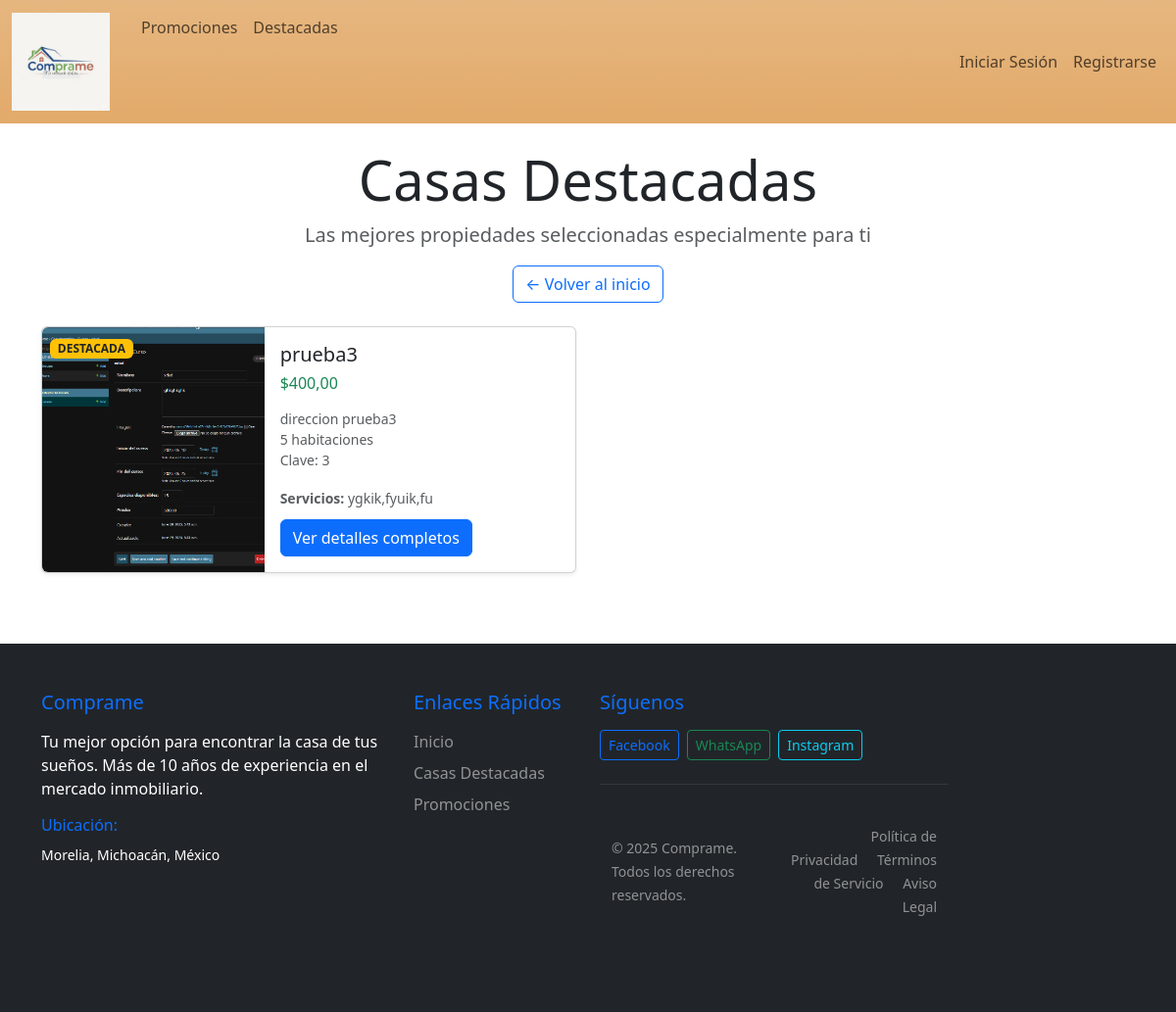
Before: /casas-destacadas/ with the older database file.
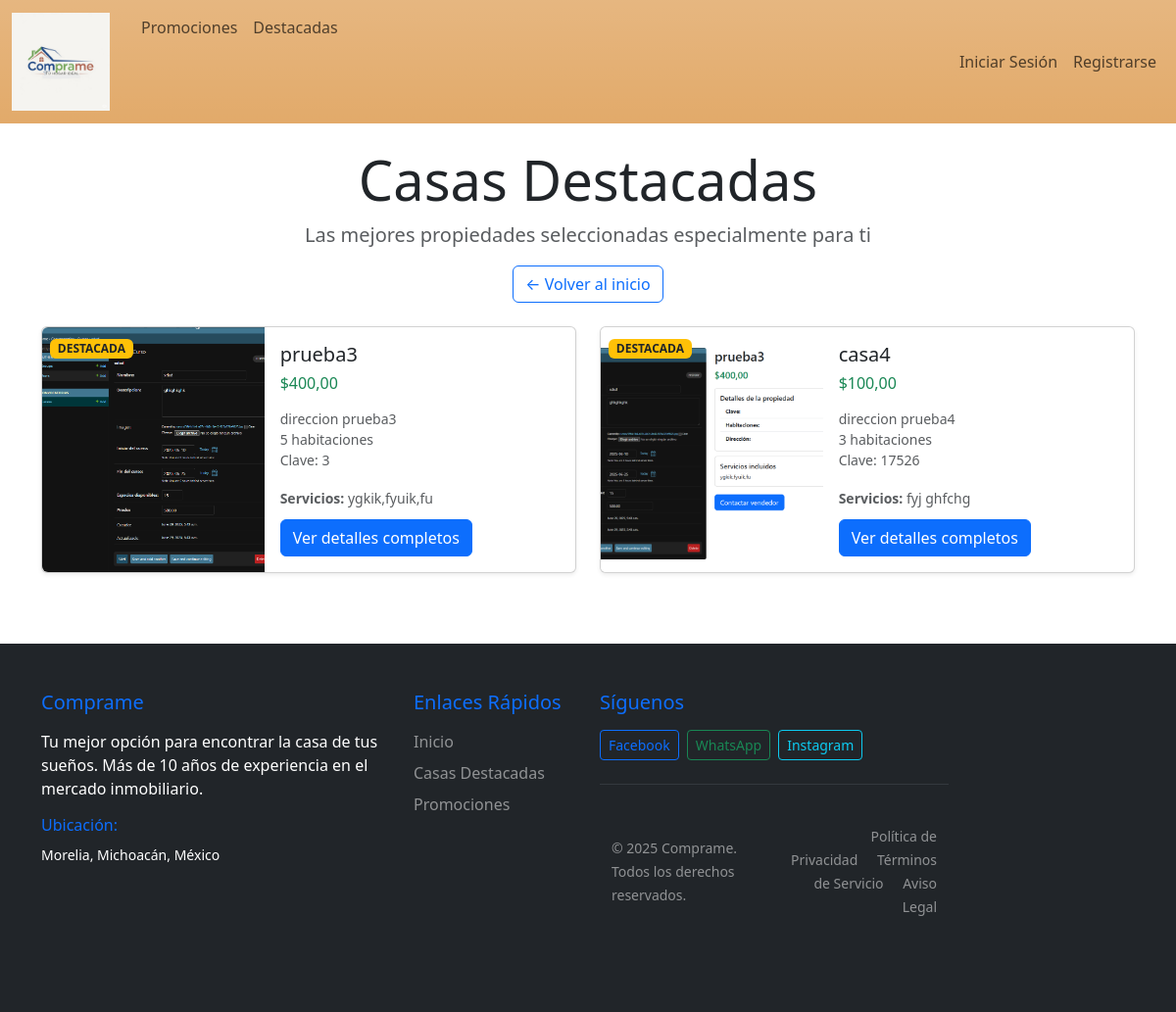
After: the same page with the newer database file.
### inicio/models.py (models this page shows, shortened)
class Casas(models.Model):
    nombre = models.CharField(max_length=100, verbose_name="Nombre")
    clave = models.IntegerField(verbose_name="Clave")
    costo = models.DecimalField(max_digits=10, decimal_places=2, verbose_name="Costo")
    numhabitaciones = models.IntegerField(verbose_name="Número de habitaciones")
    direccion = models.CharField(max_length=255, verbose_name="Dirección")
    servicios = models.TextField(verbose_name="Servicios")
    destacada = models.BooleanField(default=False, verbose_name="Casa Destacada")
    imagen = models.ImageField(upload_to='imagenes/', verbose_name="Imagen")
    en_promocion = models.BooleanField(default=False, verbose_name="En promoción")
    precio_promocional = models.DecimalField(max_digits=10, decimal_places=2, null=True, blank=True, verbose_name="Precio promocional")
    fecha_fin_promocion = models.DateField(blank=True, null=True, verbose_name="Fecha fin promoción")
    class Meta:
        verbose_name = "Casa"
        verbose_name_plural = "Casas"

### inicio/views.py (the view)
# urls.py: path('casas-destacadas/', views.casas_destacadas, name='casas_destacadas'),
def casas_destacadas(request):
    casas_destacadas = Casas.objects.filter(destacada=True)[:6]
    return render(request, 'inicio/casas_destacadas.html', {'casas': casas_destacadas})

### inicio/templates/inicio/casas_destacadas.html (shortened to what this page needs)
{% extends 'inicio/encabezado.html' %}
{% block contenido %}
<div class="container mt-4">
    <div class="row mb-4">
        <div class="col-12">
            <div class="text-center">
                <h1 class="display-4">Casas Destacadas</h1>
                <p class="lead text-muted">Las mejores propiedades seleccionadas especialmente para ti</p>
                <a href="{% url 'principal' %}" class="btn btn-outline-primary">← Volver al inicio</a>
            </div>
        </div>
    </div>
    <div class="row">
        {% for casa in casas %}
        <div class="col-lg-6 mb-4">
            <div class="card h-100 shadow-sm">
                <div class="row g-0">
                    <div class="col-md-5">
                        <img src="{{casa.imagen.url}}" class="img-fluid rounded-start h-100" alt="{{casa.nombre}}"
                             style="object-fit: cover; min-height: 250px;">
                        <div class="position-absolute top-0 start-0 m-2">
                            <span class="badge bg-warning text-dark">DESTACADA</span>
                        </div>
                    </div>
                    <div class="col-md-7">
                        <div class="card-body d-flex flex-column h-100">
                            <div>
                                <h5 class="card-title">{{casa.nombre}}</h5>
                                <h6 class="text-success mb-3">${{casa.costo}}</h6>
                                <div class="mb-3">
                                    <small class="text-muted d-block">
                                         {{casa.direccion}}
                                    </small>
                                    <small class="text-muted d-block">
                                         {{casa.numhabitaciones}} habitaciones
                                    </small>
                                    <small class="text-muted d-block">
                                         Clave: {{casa.clave}}
                                    </small>
                                </div>
                                <p class="card-text">
                                    <small class="text-muted">
                                        <strong>Servicios:</strong> {{casa.servicios|truncatewords:10}}
                                    </small>
                                </p>
                            </div>
                            <div class="mt-auto">
                                <a href="{% url 'vercasa' casa.id %}" class="btn btn-primary">
                                    Ver detalles completos
                                </a>
                            </div>
                        </div>
                    </div>
                </div>
            </div>
        </div>
        {% endfor %}
    </div>
</div>
{% endblock %}

Changed rows visible on the page:
added Casas: imagen (picture), nombre "casa4", costo "100,00", direccion "direccion prueba4", numhabitaciones "3", clave "17526", servicios "fyj ghfchg"
